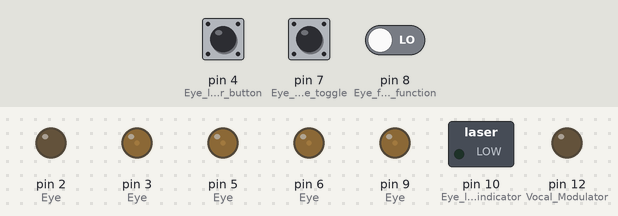
The sketch below on a simulated Arduino Uno, built with avr-gcc and run on an emulated ATmega328P. On the bench: switched loads named in the sketch (green lamp = pin HIGH), output pins drawn as LEDs (lit = HIGH). Inputs (shaded band) come from the test bench; at power-on: pin 7 (Eye_mode_toggle) LOW, pin 4 (Eye_laser_button) LOW, pin 8 (Eye_flicker_function) LOW. Random numbers use the default seed unless the sketch sets one.

Above: at 2.2 s.
2.3 s: pin 7 (Eye_mode_toggle) pulled HIGH for 0.15 s
5.3 s: pin 7 (Eye_mode_toggle) pulled HIGH for 0.15 s
8.3 s: pin 4 (Eye_laser_button) pulled HIGH for 3.2 s
At 12.7 s:
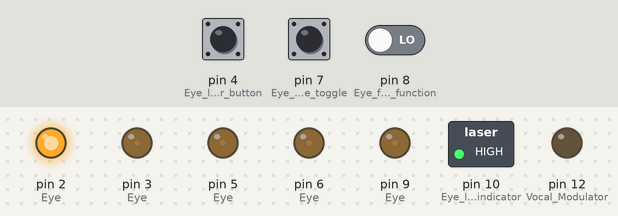
13.0 s: pin 7 (Eye_mode_toggle) pulled HIGH for 1 s
16.0 s: pin 7 (Eye_mode_toggle) pulled HIGH for 3.2 s
Timing chart, 0 to 21.7 s (numbered marks = the images above; inputs shaded):
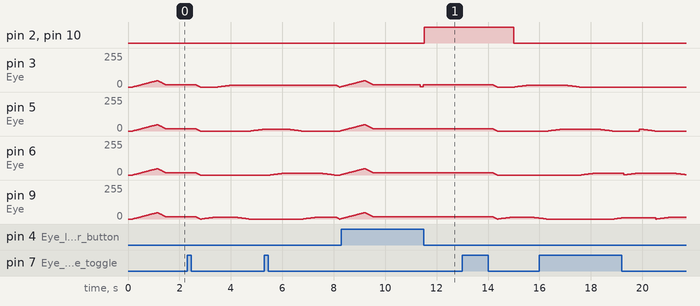

Measured:
- after the input at 2.3 s, pin 6 (Eye): moves from 16/255 to 0/255 over 0.15 s, starting after 0.36 s
- after the input at 8.3 s, pin 2 (Eye), pin 10 (Eye_laser_indicator): LOW → HIGH after 3.2 s
- after the input at 13.0 s, pin 2 (Eye), pin 10 (Eye_laser_indicator): HIGH → LOW after 2.0 s; pin 5 (Eye), pin 6 (Eye): moves from 16/255 to 0/255 over 0.15 s, starting after 1.2 s
- by itself, pin 5 (Eye): rises from 3/255 to 48/255 in 0.88 s, then falls to 16/255 in 0.34 s
- by itself, pin 6 (Eye): rises from 0/255 to 48/255 in 0.94 s, then falls to 16/255 in 0.34 s

The sketch:

borg_eyepiece_2.ino
```cpp
bool ButtonPressed[15];
bool OutputOn[15];
int eyeMode = 2;
int eyeLevel[10];
int randBlink = 0;

void setup() {
  // put your setup code here, to run once:
  Serial.begin(9600);
  pinMode(2, OUTPUT);   // Eye, Laser LED
  pinMode(3, OUTPUT); // Eye, Left LED
  pinMode(5, OUTPUT); // Eye, Top LED
  pinMode(6, OUTPUT); // Eye, Right LED
  pinMode(9, OUTPUT); // Eye, Bottom LED
  pinMode(10, OUTPUT); // Eye laser indicator
  pinMode(12, OUTPUT); // Vocal Modulator


  pinMode(4, INPUT);    // Eye laser button
  pinMode(7, INPUT);    // Eye mode toggle
  pinMode(8, INPUT);    // Eye flicker function
}


void loop() {

  // ********** "Going to sleep"
  if (eyeMode == 0)
  {
    setAllToLevel(0, 32, 1, 40);

    // start the first LED in the sleeping sequence and turn off the eye laser
    for (int x = 0; x < 16; x++)
    {
      sleepSet(9, x);
      delay(40);
    }
    digitalWrite(2, false);
    digitalWrite(10, false);
    OutputOn[4] = false;
    eyeMode++;
  }

  // ********** "Sleeping"
  if (eyeMode == 1)
  {


    for (int x = 0; x < 128; x++)
    {
      if ((x >= 0) && (x < 16)) { sleepSet(3, x - 0); }           // 3 up
      if ((x >= 16) && (x < 32)) { sleepSet(9, 31 - x); }     // 9 down
      if ((x >= 32) && (x < 48)) { sleepSet(5, x - 32); }     // 5 up
      if ((x >= 48) && (x < 64)) { sleepSet(3, 63 - x); }     // 3 down
      if ((x >= 64) && (x < 80)) { sleepSet(6, x - 64); }     // 6 up
      if ((x >= 80) && (x < 96)) { sleepSet(5, 95 - x); }     // 5 down
      if ((x >= 96) && (x < 112)) { sleepSet(9, x - 96); }     // 9 up
      if ((x >= 112) && (x < 128)) { sleepSet(6, 127 - x); }     // 6 down

      if (checkToggle_Eyemode()) { x = 64; eyeMode++; }

      delay(40);
    }
  }

  // ********** "Waking up"
  if (eyeMode == 2)
  {
    setAllToLevel(0, 16, 1, 30);
    //OutputOn[4] = true;
    setAllToLevel(48, 0, 1, 20);
    setAllToLevel(16, 48, 1, 20);
    eyeMode++;
  }


  // ********** "Awake"
  if (eyeMode == 3)
  {
    checkToggle_Laser();
    checkToggle_Flicker();
    if (checkToggle_Eyemode()) { eyeMode++; }
    delay(10);

    // on rare occasion, blink one of the LEDs
    randBlink = random(4000);

    if (randBlink == 200) { sleepSet(3, 1); delay(random(50,250)); sleepSet(3, 16); }
    if (randBlink == 400) { sleepSet(5, 1); delay(random(50,250)); sleepSet(5, 16); }
    if (randBlink == 600) { sleepSet(6, 1); delay(random(50,250)); sleepSet(6, 16); }
    if (randBlink == 800) { sleepSet(9, 1); delay(random(50,250)); sleepSet(9, 16); }
  }


  // Reset the cycle
  if (eyeMode > 3) { eyeMode = 0; }
}


bool checkToggle_Eyemode()
{
  // Toggle the eye mode
  if (debounce(7))
  {
    OutputOn[7] = false;
    return true;
  } else {
    return false;
  }
}

bool checkToggle_Flicker()
{
  // Toggle the flicker mode
  if (debounce(8))
  {
    OutputOn[8] = false;
    digitalWrite(12, true);

    do
    {
      if (random(100) > 50) { if (random(100) > 50) { sleepSet(3, 64); } else { sleepSet(3, 0); } }
      if (random(100) > 50) { if (random(100) > 50) { sleepSet(5, 64); } else { sleepSet(5, 0); } }
      if (random(100) > 50) { if (random(100) > 50) { sleepSet(6, 64); } else { sleepSet(6, 0); } }
      if (random(100) > 50) { if (random(100) > 50) { sleepSet(9, 64); } else { sleepSet(9, 0); } }
      delay(50);
    }
    while (debounce(8) == false);
    OutputOn[8] = false;

    setAllToLevel(16,0, 4, 10);
    digitalWrite(12, false);
  }
  return false;
}


bool checkToggle_Laser()
{
  // Toggle the laser, if needed
  bool laz = false;
  laz = debounce(4);
  digitalWrite(2, laz);
  digitalWrite(10, laz);
  return false;
}


bool debounce(int btnPin)
{
  if (!digitalRead(btnPin) && (ButtonPressed[btnPin]))
  {
    ButtonPressed[btnPin] = false;
    delay(20);
    OutputOn[btnPin] = !OutputOn[btnPin];
  }

  // When the button is pushed and AFTER previously released
  if (digitalRead(btnPin) && !ButtonPressed[btnPin])
  {
    // Button is pressed
    ButtonPressed[btnPin] = true;
    delay(20);
  }

  return OutputOn[btnPin];
}

int sleepSet (int pin, int val)
{
  if (val > 0) { analogWrite(pin, val); } else { digitalWrite(pin, false); }
  eyeLevel[pin] = val;
  return 0;
}

bool setAllToLevel(int target, int start, int stp, int del)
{
  int st = 1;
  if (start < target)
  {
    for(int x = start; x <= target; x+=stp)
    {
      if (eyeLevel[3] < x) { sleepSet(3, x); }
      if (eyeLevel[5] < x) { sleepSet(5, x); }
      if (eyeLevel[6] < x) { sleepSet(6, x); }
      if (eyeLevel[9] < x) { sleepSet(9, x); }
      delay(del);
    }
  } else {
    for(int x = start; x >= target; x-=stp)
    {
      if (eyeLevel[3] > x) { sleepSet(3, x); }
      if (eyeLevel[5] > x) { sleepSet(5, x); }
      if (eyeLevel[6] > x) { sleepSet(6, x); }
      if (eyeLevel[9] > x) { sleepSet(9, x); }
      delay(10);
    }
  }
  sleepSet(3, target);
  sleepSet(5, target);
  sleepSet(6, target);
  sleepSet(9, target);

}
```
